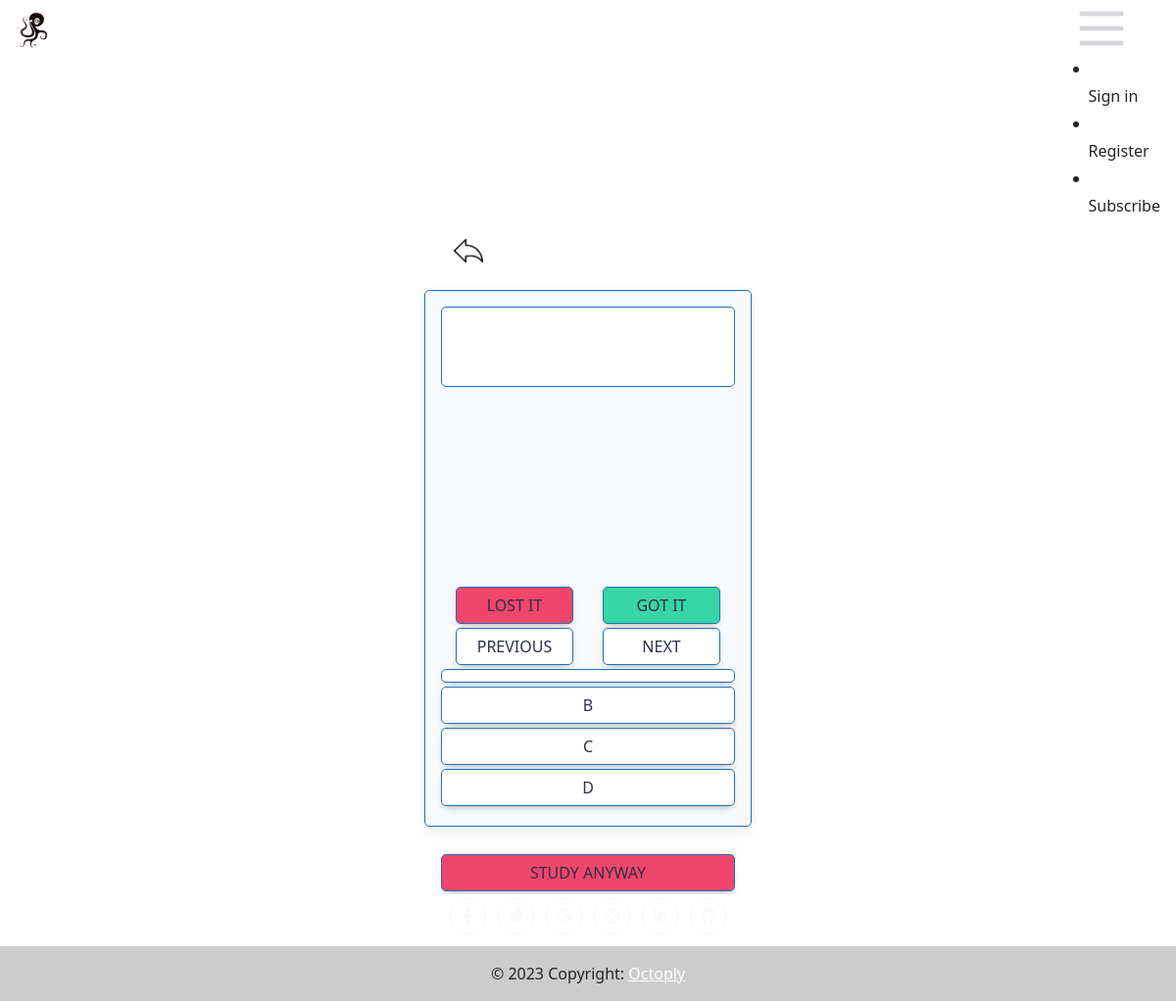
/study_deck/10, run on an earlier commit of the app's database.
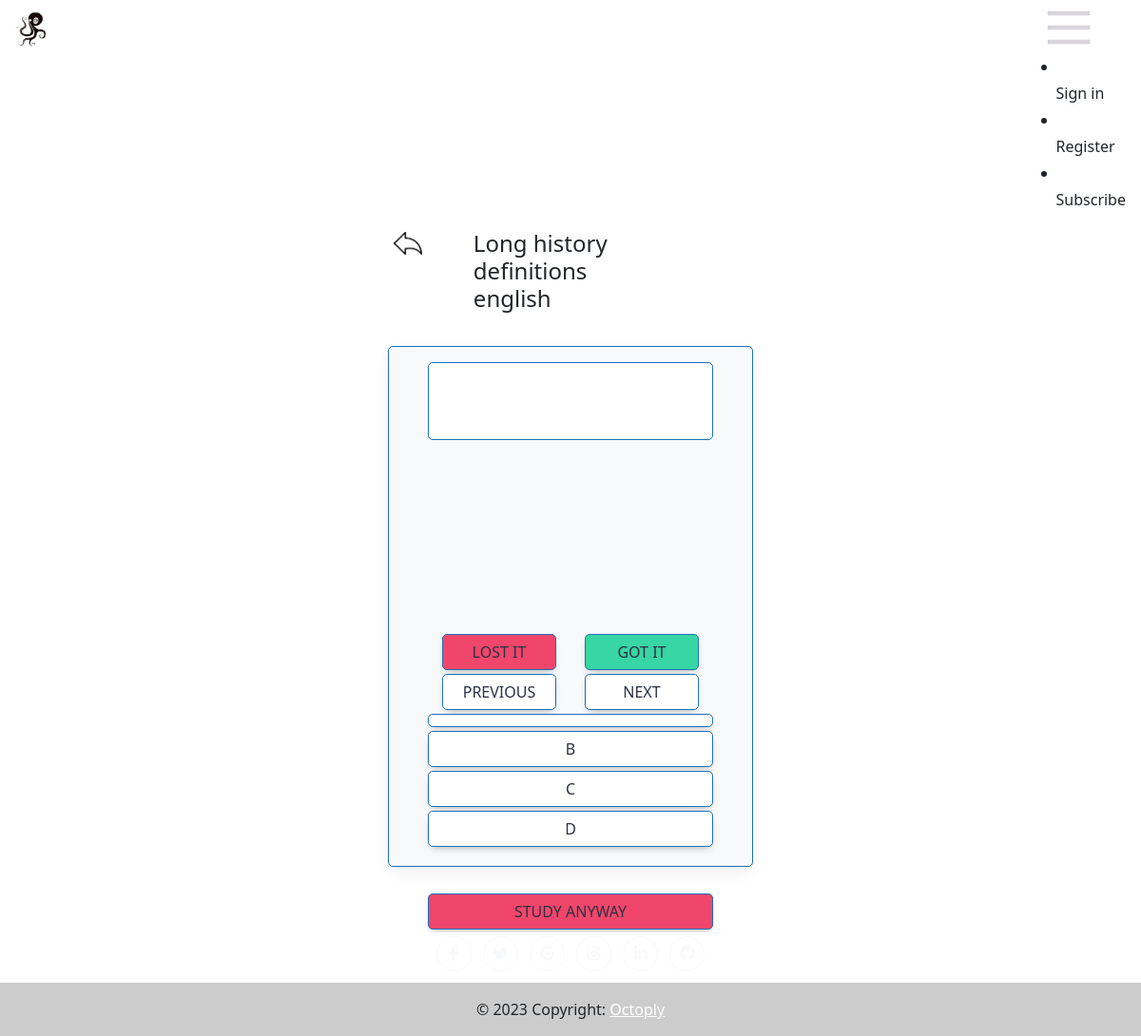
And on a later commit of the database.
### app.py (models this page shows, shortened)
class Deck(db.Model):
    id = db.Column(db.Integer, primary_key=True)
    name = db.Column(db.String(50), nullable=False)
    description = db.Column(db.String(255), nullable=False)
    user_id = db.Column(db.Integer, db.ForeignKey('user.id'))
    cards = db.relationship('Card', secondary=cards, backref="decks", lazy="select")
    time_created = db.Column(db.DateTime, default=datetime.utcnow)
    time_updated = db.Column(db.DateTime, default=datetime.utcnow)
    creator = db.Column(db.Integer)
    public = db.Column(db.Integer, default=0)
    edited = db.Column(db.Integer, default=0)
    create_method = db.Column(db.String(255), nullable=True)
    category = db.Column(db.String(255), nullable=True)
    times_accessed = db.Column(db.Integer, default=0)
    access_date = db.Column(db.DateTime, default=datetime.utcnow)

### app.py (the view)
@app.route("/study_deck/<int:deck_id>", methods = ["POST", "GET"])
def study_deck(deck_id):
    deck = Deck.query.get(deck_id)
    return render_template("study_deck.html", title="Study deck", deck=deck_id, deck0 = deck)

### app.py (called while the page is built)
@app.after_request
def after_request(response):
    response.headers["Cache-Control"] = "no-cache, no-store, must-revalidate"
    response.headers["Expires"] = 0
    response.headers["Pragma"] = "no-cache"
    return response

### templates/study_deck.html (shortened to what the changed rows need)
{% extends "layout.html" %} {% block title %} Study {% endblock %}  {% block main_0 %}
<div class="d-flex align-items-center justify-content-center">
  <div style="max-width:700px">
    <div class="row m-3">
      <div class="col-6 d-flex align-items-center justify-content-center h-100">
        <h4> {{deck0.name}} </h4>
      </div>
    </div>
  </div>
</div>
</div>
{% endblock %}

What changed in the data, as far as the page shows it:
added Deck: name "Long history definitions english"
